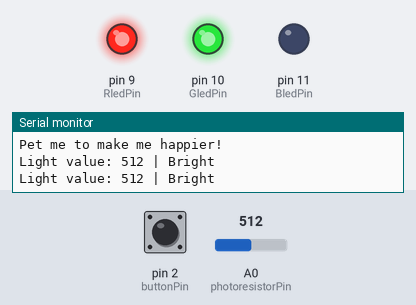
Bench run of a sketch on a simulated Arduino Uno, built with avr-gcc and run on an emulated ATmega328P. Parts: output pins drawn as LEDs (lit = HIGH), the last lines printed to the serial monitor. The test bench sets the inputs (shaded band); at power-on: A0 (photoresistorPin) = 512, pin 2 (buttonPin) LOW.

Above: at 1.2 s.
1.3 s: A0 (photoresistorPin) set to 390
4.3 s: pin 2 (buttonPin) pulled HIGH for 0.15 s
At 6.05 s:
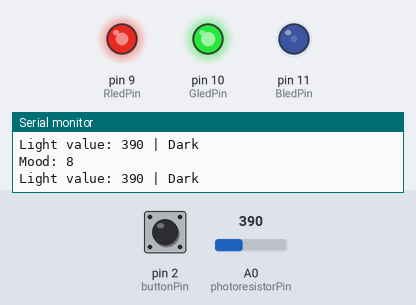
At 7.04 s:
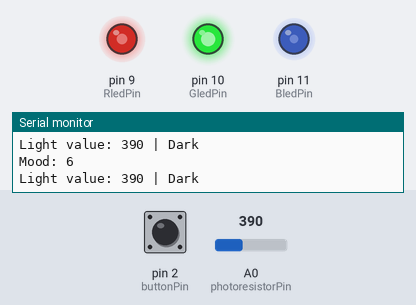
7.3 s: pin 2 (buttonPin) pulled HIGH for 1 s
At 11.0 s:
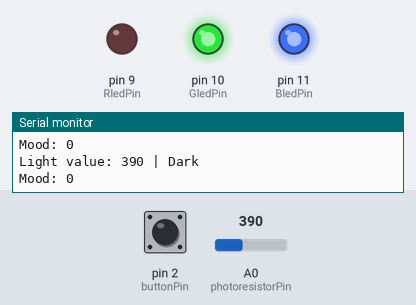
11.3 s: A0 (photoresistorPin) set to 208
12.8 s: A0 (photoresistorPin) set to 181
Timing chart, 0 to 15.8 s (numbered marks = the images above; inputs shaded):
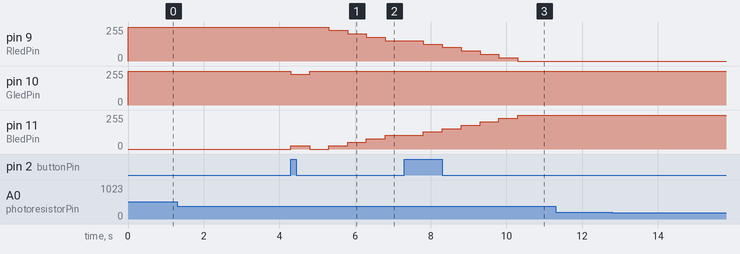

Measured:
- after the input at 4.3 s, pin 10 (GledPin): 255/255 → 230/255 at once, → 255/255 0.50 s later

The sketch:

hw2.ino
```cpp
const int buttonPin = 2;

const int RledPin = 9;
const int GledPin = 10;
const int BledPin = 11;

const int photoresistorPin = A0;

// Mood settings
int mood = 10;
const int neutralMood = 10;
const int maxMood = 20;
const int minMood = 0;

// Photoresistor thresholds
// These are starting values; calibrate them for your sensor.
const int DARK_THRESHOLD = 400;
const int VERY_DARK_THRESHOLD = 200;

// Button settings
int buttonState = LOW;
bool ButtonPressed = false;

// Timers
unsigned long touchedTimer = 0;
unsigned long reducedTimer = 0;
unsigned long darkTimer = 0;
unsigned long sensorPrintTimer = 0;

// Time intervals
const unsigned long unTouchInterval = 5000;
const unsigned long darkDelay = 3000;
const unsigned long normalReducedInterval = 1000;
const unsigned long darkReducedInterval = 500;
const unsigned long veryDarkReducedInterval = 1000;

// Assumes the yellow common wire connects to 5V
const bool commonAnode = true;


void setup() {
  pinMode(buttonPin, INPUT);

  pinMode(RledPin, OUTPUT);
  pinMode(GledPin, OUTPUT);
  pinMode(BledPin, OUTPUT);

  Serial.begin(9600);

  touchedTimer = millis();
  reducedTimer = millis();
  darkTimer = millis();

  showLEDState(mood);

  Serial.println("My little pet is awake!");
  Serial.println("Pet me to make me happier!");
}


void loop() {
  unsigned long currentMillis = millis();

  // Read button and light sensor
  buttonState = digitalRead(buttonPin);
  int lightValue = analogRead(photoresistorPin);

  // Is the environment dark?
  bool isDark = lightValue < DARK_THRESHOLD;
  bool isVeryDark = lightValue < VERY_DARK_THRESHOLD;

  // Track how long the environment has been dark
  if (isDark) {
    // Start the timer when darkness begins
    if (darkTimer == 0) {
      darkTimer = currentMillis;
    }
  } else {
    // Reset the timer when the environment becomes bright
    darkTimer = 0;
  }

  bool darkForLongEnough = false;

  if (isDark && darkTimer != 0 &&
      currentMillis - darkTimer >= darkDelay) {
    darkForLongEnough = true;
  }

  // Pet the toy: increase mood by one
  if (buttonState == HIGH && !ButtonPressed) {
    ButtonPressed = true;

    mood++;

    if (mood > maxMood) {
      mood = maxMood;
    }

    touchedTimer = currentMillis;
    reducedTimer = currentMillis;

    Serial.print("You petted me! Mood: ");
    Serial.println(mood);
  }

  // Allow the next press after releasing the button
  if (buttonState == LOW) {
    ButtonPressed = false;
  }

  // Decide how quickly the toy loses mood
  unsigned long decayInterval = normalReducedInterval;
  int moodLoss = 1;

  if (darkForLongEnough) {
    if (isVeryDark) {
      // Very dark: lose 2 mood points per second
      decayInterval = veryDarkReducedInterval;
      moodLoss = 2;
    } else {
      // Dark for more than 3 seconds: lose mood faster
      decayInterval = darkReducedInterval;
      moodLoss = 1;
    }
  }

  // In bright conditions, normal sadness starts after 5 seconds
  bool shouldLoseMood = false;

  if (darkForLongEnough) {
    shouldLoseMood = true;
  } else if (currentMillis - touchedTimer >= unTouchInterval) {
    shouldLoseMood = true;
  }

  // Reduce mood at the appropriate interval
  if (shouldLoseMood &&
      currentMillis - reducedTimer >= decayInterval) {

    mood = mood - moodLoss;

    if (mood < minMood) {
      mood = minMood;
    }

    reducedTimer = currentMillis;

    Serial.print("Mood: ");
    Serial.println(mood);
  }

  // Print light readings twice per second for calibration
  if (currentMillis - sensorPrintTimer >= 500) {
    sensorPrintTimer = currentMillis;

    Serial.print("Light value: ");
    Serial.print(lightValue);
    Serial.print(" | ");

    if (isVeryDark) {
      Serial.println("Very dark");
    } else if (isDark) {
      Serial.println("Dark");
    } else {
      Serial.println("Bright");
    }
  }

  // Update the RGB LED
  showLEDState(mood);
}


// Set RGB brightness
void setRGB(int red, int green, int blue) {
  if (commonAnode) {
    red = 255 - red;
    green = 255 - green;
    blue = 255 - blue;
  }

  analogWrite(RledPin, red);
  analogWrite(GledPin, green);
  analogWrite(BledPin, blue);
}


// Display mood as a color transition
void showLEDState(int currentMood) {
  int red = 0;
  int green = 0;
  int blue = 0;

  if (currentMood < neutralMood) {
    // Sad: red -> blue
    red = map(currentMood, minMood, neutralMood, 255, 0);
    blue = map(currentMood, minMood, neutralMood, 0, 255);
  } else {
    // Happy: blue -> green
    green = map(currentMood, neutralMood, maxMood, 0, 255);
    blue = map(currentMood, neutralMood, maxMood, 255, 0);
  }

  setRGB(red, green, blue);
}
```
